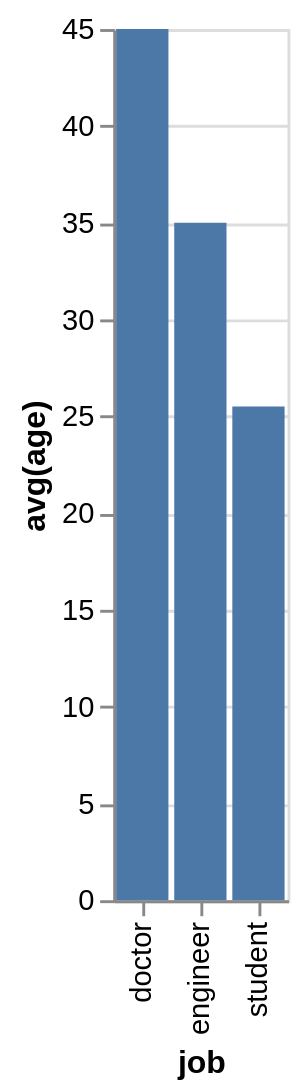

Vega-Lite specification stored for this chart:
### Vega-Lite specification from a JSON file in a GitHub repository (floating-point values rounded to 4 significant figures)
{"data": {"values": [{"x_data": "doctor", "y_data": 45}, {"x_data": "engineer", "y_data": 35}, {"x_data": "student", "y_data": 25.5}]}, "mark": "bar", "encoding": {"x": {"field": "x_data", "type": "nominal", "title": "job", "sort": "ascending"}, "y": {"field": "y_data", "type": "quantitative", "title": "avg(age)"}}}
